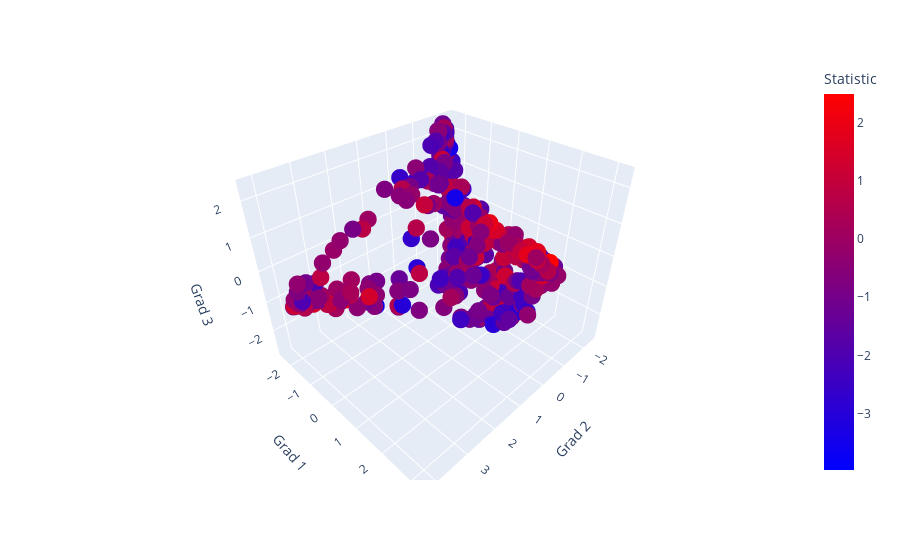
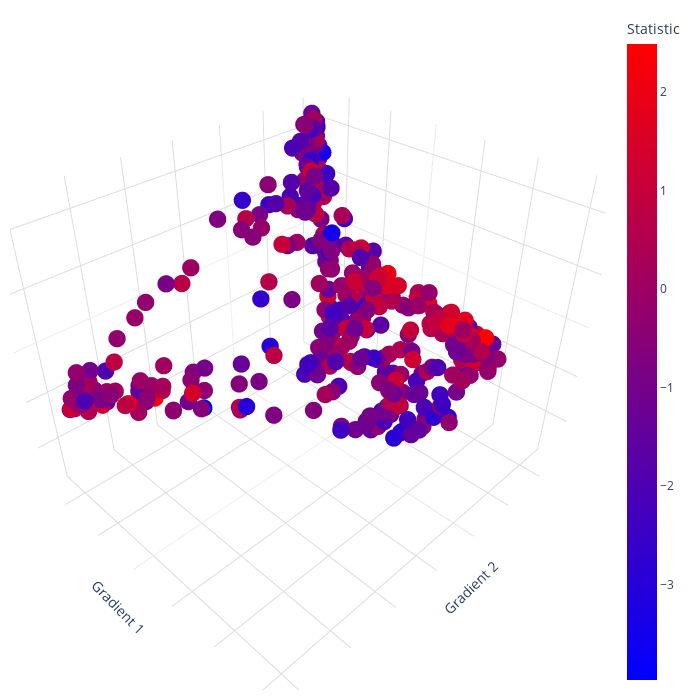
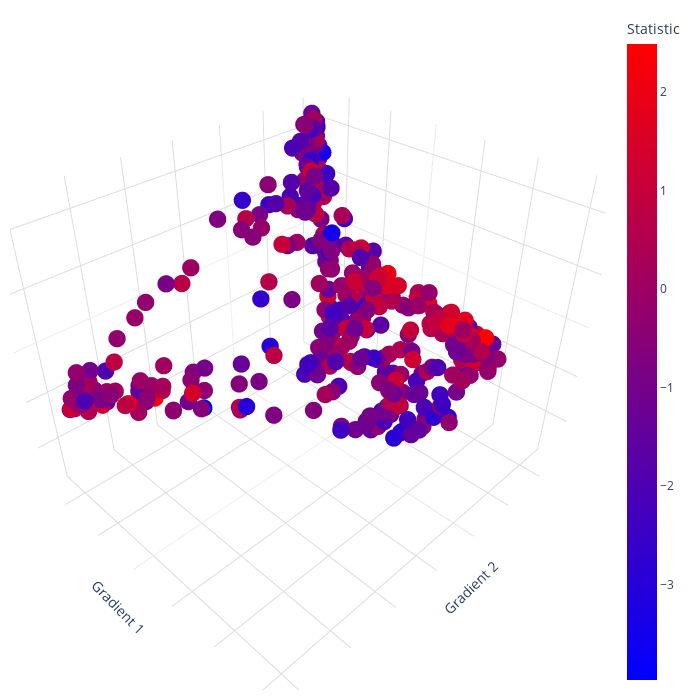

The notebook cell saved with these charts, in order:
### Code cell
fig1 = px.scatter_3d(ttest_df, x="Grad 2", y="Grad 1", z="Grad 3",
              color_continuous_scale='Bluered', color='Statistic', opacity=1)
# Create a copy of the initial scatter plot and modify it to only show significant dots with a different color

fig1.update_traces(marker_size=6)

fig1.update_layout(scene=dict(
                    xaxis=dict(
                         backgroundcolor="white",
                         gridcolor="rgb(220, 220, 220)",
                         showbackground=True,
                         zerolinecolor="white",
                         title="Gradient 2",
                         showticklabels=False),
                    yaxis=dict(
                        backgroundcolor="white",
                        gridcolor="rgb(220, 220, 220)",
                        showbackground=True,
                        zerolinecolor="white",
                        title="Gradient 1",
                        showticklabels=False),
                    zaxis=dict(
                        backgroundcolor="white",
                        gridcolor="rgb(220, 220, 220)",
                        showbackground=True,
                        zerolinecolor="white",
                        title="Gradient 3",
                        showticklabels=False)),
                    width=700,
                    height=700,
                    margin=dict(r=10, l=10, b=10, t=10))
fig1.show()

### Figure 1 — Plotly figure (JSON) as saved in the notebook; plotly's stock layout.template omitted (floating-point values rounded to 4 significant figures; data arrays with more than 128 entries replaced by an {"elided": "..."} marker saying what was removed)
{"data": [{"hovertemplate": "Grad 2=%{x}<br>Grad 1=%{y}<br>Grad 3=%{z}<br>Statistic=%{marker.color}<extra></extra>", "legendgroup": "", "marker": {"color": {"elided": "400 float values"}, "coloraxis": "coloraxis", "opacity": 1, "size": 6, "symbol": "circle"}, "mode": "markers", "name": "", "scene": "scene", "showlegend": false, "type": "scatter3d", "x": {"elided": "400 float values"}, "y": {"elided": "400 float values"}, "z": {"elided": "400 float values"}}], "layout": {"coloraxis": {"colorbar": {"title": {"text": "Statistic"}}, "colorscale": [[0, "rgb(0,0,255)"], [1, "rgb(255,0,0)"]]}, "legend": {"tracegroupgap": 0}, "margin": {"t": 60}, "scene": {"domain": {"x": [0, 1], "y": [0, 1]}, "xaxis": {"title": {"text": "Grad 2"}}, "yaxis": {"title": {"text": "Grad 1"}}, "zaxis": {"title": {"text": "Grad 3"}}}}}

### Figure 2 — Plotly figure (JSON) as saved in the notebook; plotly's stock layout.template omitted (floating-point values rounded to 4 significant figures; data arrays with more than 128 entries replaced by an {"elided": "..."} marker saying what was removed)
{"data": [{"hovertemplate": "Grad 2=%{x}<br>Grad 1=%{y}<br>Grad 3=%{z}<br>Statistic=%{marker.color}<extra></extra>", "legendgroup": "", "marker": {"color": {"elided": "400 float values"}, "coloraxis": "coloraxis", "opacity": 1, "size": 6, "symbol": "circle"}, "mode": "markers", "name": "", "scene": "scene", "showlegend": false, "type": "scatter3d", "x": {"elided": "400 float values"}, "y": {"elided": "400 float values"}, "z": {"elided": "400 float values"}}], "layout": {"coloraxis": {"colorbar": {"title": {"text": "Statistic"}}, "colorscale": [[0, "rgb(0,0,255)"], [1, "rgb(255,0,0)"]]}, "height": 700, "legend": {"tracegroupgap": 0}, "margin": {"b": 10, "l": 10, "r": 10, "t": 10}, "scene": {"domain": {"x": [0, 1], "y": [0, 1]}, "xaxis": {"backgroundcolor": "white", "gridcolor": "rgb(220, 220, 220)", "showbackground": true, "showticklabels": false, "title": {"text": "Gradient 2"}, "zerolinecolor": "white"}, "yaxis": {"backgroundcolor": "white", "gridcolor": "rgb(220, 220, 220)", "showbackground": true, "showticklabels": false, "title": {"text": "Gradient 1"}, "zerolinecolor": "white"}, "zaxis": {"backgroundcolor": "white", "gridcolor": "rgb(220, 220, 220)", "showbackground": true, "showticklabels": false, "title": {"text": "Gradient 3"}, "zerolinecolor": "white"}}, "width": 700}}

### Figure 3 — Plotly figure (JSON) as saved in the notebook; plotly's stock layout.template omitted (floating-point values rounded to 4 significant figures; data arrays with more than 128 entries replaced by an {"elided": "..."} marker saying what was removed)
{"data": [{"hovertemplate": "Grad 2=%{x}<br>Grad 1=%{y}<br>Grad 3=%{z}<br>Statistic=%{marker.color}<extra></extra>", "legendgroup": "", "marker": {"color": {"elided": "400 float values"}, "coloraxis": "coloraxis", "opacity": 1, "size": 6, "symbol": "circle"}, "mode": "markers", "name": "", "scene": "scene", "showlegend": false, "type": "scatter3d", "x": {"elided": "400 float values"}, "y": {"elided": "400 float values"}, "z": {"elided": "400 float values"}}], "layout": {"coloraxis": {"colorbar": {"title": {"text": "Statistic"}}, "colorscale": [[0, "rgb(0,0,255)"], [1, "rgb(255,0,0)"]]}, "height": 700, "legend": {"tracegroupgap": 0}, "margin": {"b": 10, "l": 10, "r": 10, "t": 10}, "scene": {"domain": {"x": [0, 1], "y": [0, 1]}, "xaxis": {"backgroundcolor": "white", "gridcolor": "rgb(220, 220, 220)", "showbackground": true, "showticklabels": false, "title": {"text": "Gradient 2"}, "zerolinecolor": "white"}, "yaxis": {"backgroundcolor": "white", "gridcolor": "rgb(220, 220, 220)", "showbackground": true, "showticklabels": false, "title": {"text": "Gradient 1"}, "zerolinecolor": "white"}, "zaxis": {"backgroundcolor": "white", "gridcolor": "rgb(220, 220, 220)", "showbackground": true, "showticklabels": false, "title": {"text": "Gradient 3"}, "zerolinecolor": "white"}}, "width": 700}}
